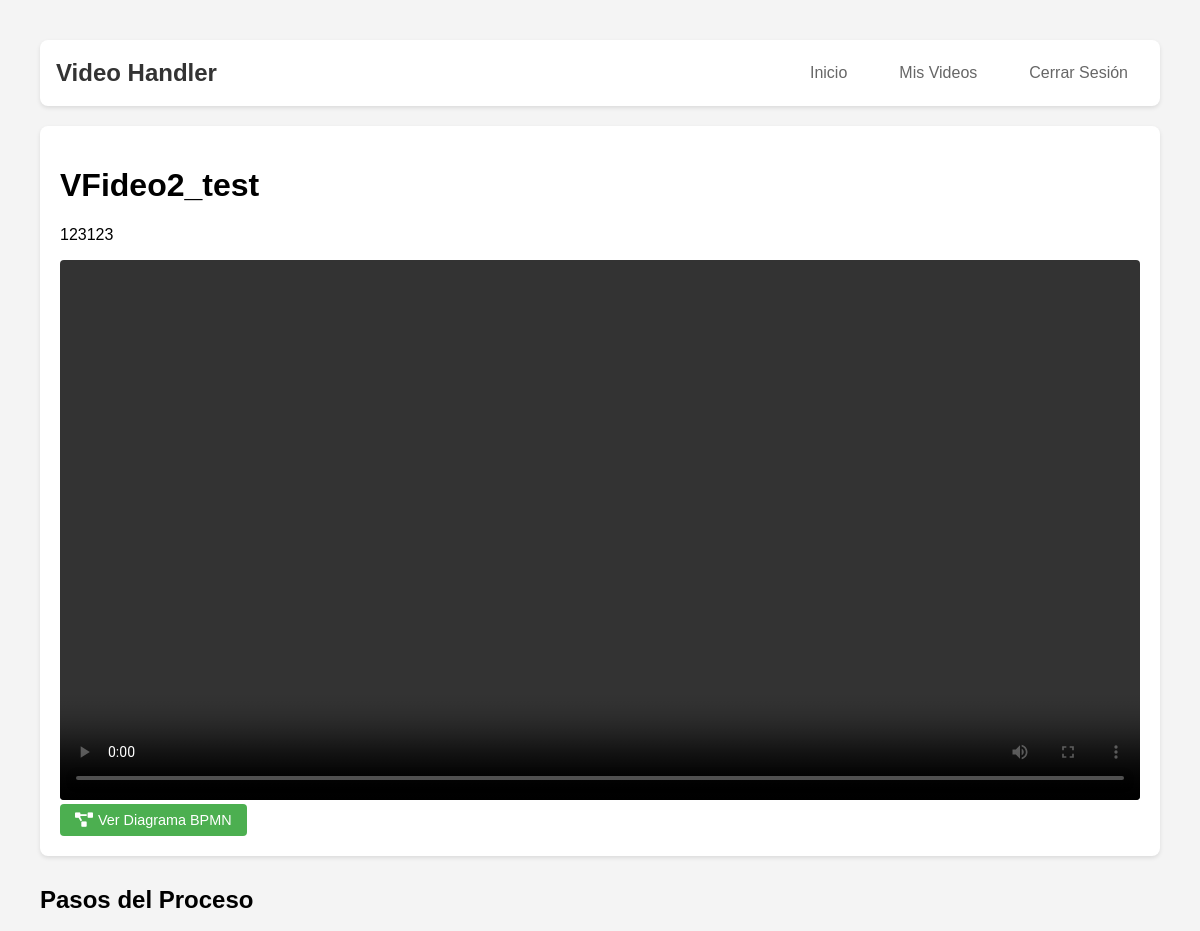
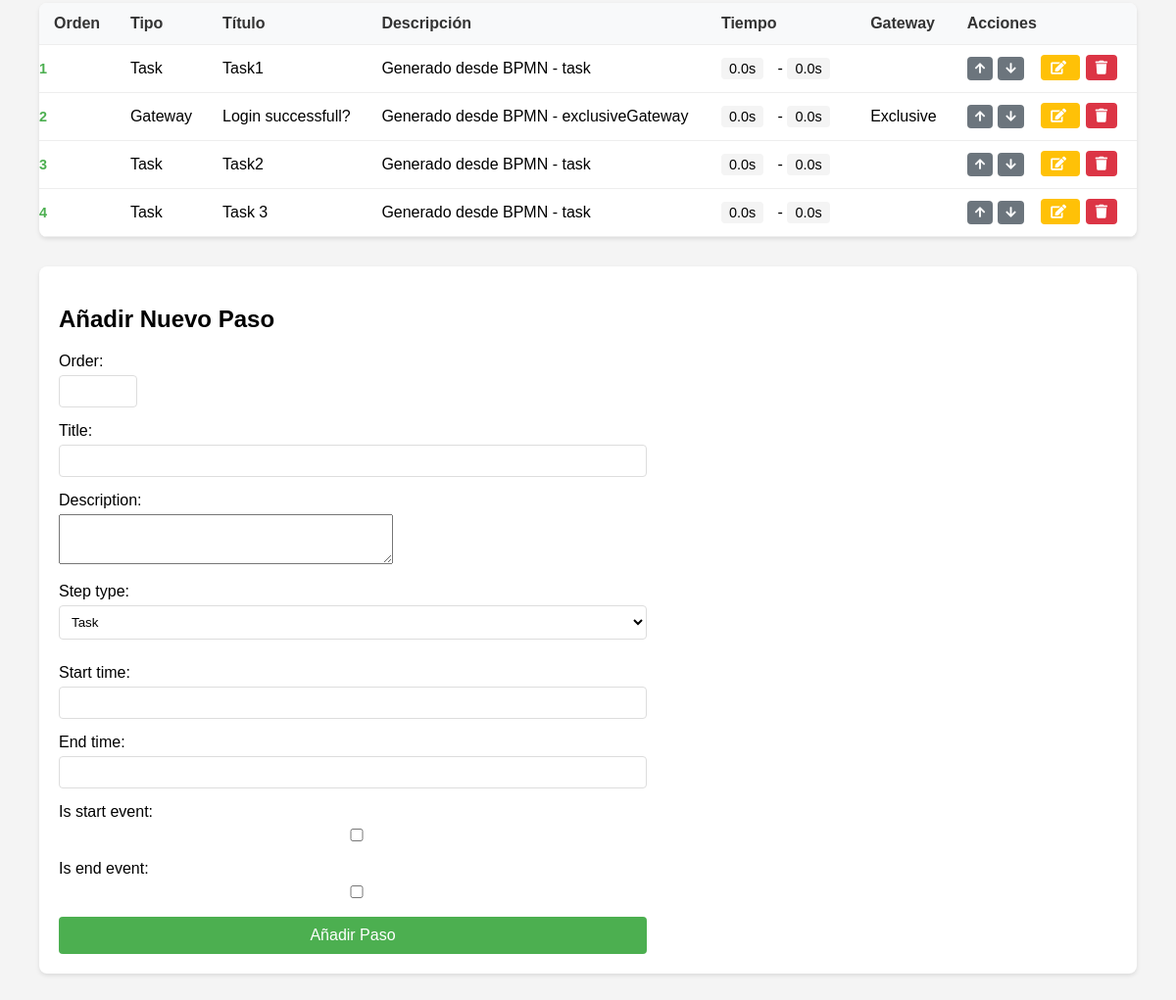
/video/2/ (signed in), run on the app's committed database (2 pictures, top to bottom).
### video_handler/models.py (models this page shows, shortened)
class Video(models.Model):
    title = models.CharField(max_length=100)
    description = models.TextField(blank=True)
    file = models.FileField(upload_to='videos/')
    uploaded_at = models.DateTimeField(auto_now_add=True)
    user = models.ForeignKey(User, on_delete=models.CASCADE)

class Step(models.Model):
    STEP_TYPES = [
        ('task', 'Task'),
        ('gateway', 'Gateway'),
        ('event', 'Event'),
        ('subprocess', 'Sub Process'),
    ]
    GATEWAY_TYPES = [
        ('exclusive', 'Exclusive'),
        ('parallel', 'Parallel'),
        ('inclusive', 'Inclusive'),
    ]
    video = models.ForeignKey(Video, related_name='steps', on_delete=models.CASCADE)
    title = models.CharField(max_length=100)
    description = models.TextField(blank=True)
    step_type = models.CharField(max_length=20, choices=STEP_TYPES, default='task')
    order = models.PositiveIntegerField()
    start_time = models.FloatField(help_text='Tiempo de inicio en el video (segundos)')
    end_time = models.FloatField(help_text='Tiempo de fin en el video (segundos)')
    bpmn_id = models.CharField(max_length=50, unique=True, help_text='Identificador único para BPMN')
    next_steps = models.ManyToManyField(
        'self',
        blank=True,
        symmetrical=False,
        related_name='previous_steps'
    )
    is_start_event = models.BooleanField(default=False)
    is_end_event = models.BooleanField(default=False)
    gateway_type = models.CharField(
        max_length=20,
        choices=GATEWAY_TYPES,
        null=True,
        blank=True
    )
    class Meta:
        ordering = ['order']
        unique_together = ['video', 'order']

### video_handler/views.py (the view)
# urls.py: path('video/<int:video_id>/', views.video_detail, name='video_detail'),
@login_required
def video_detail(request, video_id):
    video = get_object_or_404(Video, id=video_id, user=request.user)
    steps = video.steps.all()  # Obtiene todos los pasos ordenados por 'order'
    if request.method == 'POST':
        form = StepForm(request.POST)
        if form.is_valid():
            step = form.save(commit=False)
            step.video = video
            step.order = steps.count() + 1  # Asigna el siguiente orden
            step.save()
            messages.success(request, 'Paso añadido exitosamente!')
            return redirect('video_handler:video_detail', video_id=video.id)
    else:
        form = StepForm()
    context = {
        'video': video,
        'steps': steps,
        'form': form,
    }
    return render(request, 'video_handler/video_detail.html', context)

### video_handler/forms.py
class StepForm(forms.ModelForm):
    class Meta:
        model = Step
        fields = [
            'order',
            'title',
            'description',
            'step_type',
            'start_time',
            'end_time',
            'is_start_event',
            'is_end_event',
            'gateway_type'
        ]
        widgets = {
            'description': forms.Textarea(attrs={'rows': 3}),
            'start_time': forms.NumberInput(attrs={'step': '0.1'}),
            'end_time': forms.NumberInput(attrs={'step': '0.1'}),
            'order': forms.NumberInput(attrs={'class': 'order-input'}),
            'step_type': forms.Select(attrs={'class': 'step-type-select', 'onchange': 'handleStepTypeChange(this)'}),
            'gateway_type': forms.Select(attrs={'class': 'gateway-select'}),
        }
    def __init__(self, *args, **kwargs):
        super().__init__(*args, **kwargs)
        self.fields['gateway_type'].required = False
        self.fields['gateway_type'].widget.attrs.update({
            'class': 'gateway-select',
            'data-field-type': 'gateway'
        })

### video_handler/templates/video_handler/video_detail.html (shortened to what this page needs)
{% extends "video_handler/base.html" %}
{% block content %}
<div class="dashboard-container">
    <nav class="navbar">
        <div class="nav-brand">Video Handler</div>
        <div class="nav-menu">
            <a href="{% url 'video_handler:index' %}" class="nav-link">Inicio</a>
            <a href="{% url 'video_handler:my_videos' %}" class="nav-link">Mis Videos</a>
            <a href="{% url 'video_handler:logout' %}" class="nav-link">Cerrar Sesión</a>
        </div>
    </nav>
    <div class="content">
        <div class="video-section">
            <h1>{{ video.title }}</h1>
            <p>{{ video.description }}</p>
            <video width="100%" controls id="videoPlayer">
                <source src="{{ video.file.url }}" type="video/mp4">
            </video>
            <div class="video-actions">
                <a href="{% url 'video_handler:bpmn_viewer' video.id %}" class="action-button view">
                    <i class="fas fa-project-diagram"></i> Ver Diagrama BPMN
                </a>
            </div>
        </div>
        <div class="steps-section">
            <h2>Pasos del Proceso</h2>
            <div class="table-container">
                <table class="steps-table">
                    <thead>
                        <tr>
                            <th>Orden</th>
                            <th>Tipo</th>
                            <th>Título</th>
                            <th>Descripción</th>
                            <th>Tiempo</th>
                            <th>Gateway</th>
                            <th>Acciones</th>
                        </tr>
                    </thead>
                    <tbody>
                        {% for step in steps %}
                        <tr
                            class="{% if step.is_start_event %}start-event{% elif step.is_end_event %}end-event{% endif %}">
                            <td class="step-number">{{ step.order }}</td>
                            <td>{{ step.get_step_type_display }}</td>
                            <td>{{ step.title }}</td>
                            <td>{{ step.description }}</td>
                            <td>
                                <button onclick="seekVideo('{{ step.start_time }}')" class="time-button">
                                    {{ step.start_time }}s
                                </button>
                                -
                                <button onclick="seekVideo('{{ step.end_time }}')" class="time-button">
                                    {{ step.end_time }}s
                                </button>
                            </td>
                            <td>
                                {% if step.gateway_type %}
                                {{ step.get_gateway_type_display }}
                                {% endif %}
                            </td>
                            <td class="action-buttons">
                                <div class="order-controls">
                                    <a href="{% url 'video_handler:reorder_step' step.id 'up' %}" class="order-button"
                                        title="Mover arriba">
                                        <i class="fas fa-arrow-up"></i>
                                    </a>
                                    <a href="{% url 'video_handler:reorder_step' step.id 'down' %}" class="order-button"
                                        title="Mover abajo">
                                        <i class="fas fa-arrow-down"></i>
                                    </a>
                                </div>
                                <a href="{% url 'video_handler:edit_step' step.id %}" class="action-button edit"
                                    title="Editar">
                                    <i class="fas fa-edit"></i>
                                </a>
                                <a href="{% url 'video_handler:delete_step' step.id %}" class="action-button delete"
                                    title="Eliminar">
                                    <i class="fas fa-trash"></i>
                                </a>
                            </td>
                        </tr>
                        {% empty %}
                        <tr>
                            <td colspan="7" class="text-center">No hay pasos definidos para este video.</td>
                        </tr>
                        {% endfor %}
                    </tbody>
                </table>
            </div>
        </div>
        <div class="add-step-section">
            <h2>Añadir Nuevo Paso</h2>
            <form method="post" class="step-form">
                {% for field in form %}
                <div class="form-field">
                    {{ field.label_tag }}
                    {{ field }}
                </div>
                {% endfor %}
                <button type="submit" class="submit-button">Añadir Paso</button>
            </form>
        </div>
    </div>
</div>
<link rel="stylesheet" href="https://cdnjs.cloudflare.com/ajax/libs/font-awesome/5.15.4/css/all.min.css">
{% endblock %}

### video_handler/templates/video_handler/base.html (style rules this page uses)
body { font-family: Arial, sans-serif; background-color: #f4f4f4; margin: 0; padding: 20px; }
.form-field { margin-bottom: 15px; display: block; }
.form-field label { display: block; margin-bottom: 5px; font-weight: 500; }
.form-field select, .form-field input { width: 100%; padding: 8px; border: 1px solid #ddd; border-radius: 4px; box-sizing: border-box; }
.submit-button { width: 100%; padding: 10px; background-color: #4CAF50; color: white; border: none; border-radius: 4px; cursor: pointer; font-size: 16px; }
a { color: #4CAF50; text-decoration: none; }
.dashboard-container { max-width: 1200px; margin: 0 auto; padding: 20px; }
.navbar { display: flex; justify-content: space-between; align-items: center; background-color: white; padding: 1rem; border-radius: 8px; box-shadow: 0 2px 4px rgba(0, 0, 0, 0.1); margin-bottom: 20px; }
.nav-brand { font-size: 1.5rem; font-weight: bold; color: #333; }
.nav-menu { display: flex; gap: 20px; }
.nav-link { color: #666; text-decoration: none; padding: 8px 16px; border-radius: 4px; transition: background-color 0.3s; }
video { border-radius: 4px; }
.video-section { background: white; padding: 20px; border-radius: 8px; margin-bottom: 20px; box-shadow: 0 2px 4px rgba(0, 0, 0, 0.1); }
.steps-section { margin-top: 30px; }
.step-number { background: #4CAF50; color: white; padding: 2px 8px; border-radius: 12px; font-size: 0.9em; }
.time-button { background: #f4f4f4; border: none; padding: 5px 10px; border-radius: 4px; cursor: pointer; margin-right: 10px; }
.add-step-section { margin-top: 30px; background: white; padding: 20px; border-radius: 8px; box-shadow: 0 2px 4px rgba(0, 0, 0, 0.1); }
.step-form { max-width: 600px; }
.action-button { padding: 5px 15px; border-radius: 4px; text-decoration: none; color: white; font-size: 0.9em; }
.action-button.edit { background-color: #ffc107; }
.action-button.delete { background-color: #dc3545; }
.table-container { overflow-x: auto; margin: 20px 0; background: white; border-radius: 8px; box-shadow: 0 2px 4px rgba(0, 0, 0, 0.1); }
.steps-table { width: 100%; border-collapse: collapse; min-width: 800px; }
.steps-table th, .steps-table td { padding: 12px 15px; text-align: left; border-bottom: 1px solid #eee; }
.steps-table th { background-color: #f8f9fa; font-weight: 600; color: #333; }
td.step-number { font-weight: bold; color: #4CAF50; background: none; padding: inherit; }
.action-buttons { white-space: nowrap; text-align: center; }
.action-buttons .action-button { padding: 5px 10px; margin: 0 3px; font-size: 14px; }
.time-button { background: #f4f4f4; border: none; padding: 3px 8px; border-radius: 4px; cursor: pointer; font-size: 0.9em; }
.video-actions { display: flex; justify-content: space-between; align-items: center; }
.action-button.view { background-color: #4CAF50; color: white; padding: 8px 15px; border-radius: 4px; text-decoration: none; font-size: 0.9em; display: inline-flex; align-items: center; gap: 5px; }
.order-controls { display: inline-flex; gap: 5px; margin-right: 10px; }
.order-button { background: #6c757d; color: white; padding: 5px 8px; border-radius: 4px; font-size: 12px; }
select[name="step_type"] { width: 100%; padding: 8px; border: 1px solid #ddd; border-radius: 4px; margin-bottom: 10px; }
.order-input { width: 80px !important; text-align: center; padding: 8px; border: 1px solid #ddd; border-radius: 4px; }
.step-type-select { width: 100%; padding: 8px; border: 1px solid #ddd; border-radius: 4px; margin-bottom: 10px; }
select { width: 100%; padding: 8px; border: 1px solid #ddd; border-radius: 4px; background-color: white; }

### data on the page
Video: title "VFideo2_test", description "123123"
Step: order "1", step_type "Task", title "Task1", description "Generado desde BPMN - task", start_time "0.0", end_time "0.0"
Step: order "2", step_type "Gateway", title "Login successfull?", description "Generado desde BPMN - exclusiveGateway", start_time "0.0", end_time "0.0", gateway_type "Exclusive"
Step: order "3", step_type "Task", title "Task2", description "Generado desde BPMN - task", start_time "0.0", end_time "0.0"
Step: order "4", step_type "Task", title "Task 3", description "Generado desde BPMN - task", start_time "0.0", end_time "0.0"

### other printed values
{{ field.label_tag }} "Order:" "Title:" "Description:" "Step type:" "Start time:" "End time:" "Is start event:" "Is end event:"
